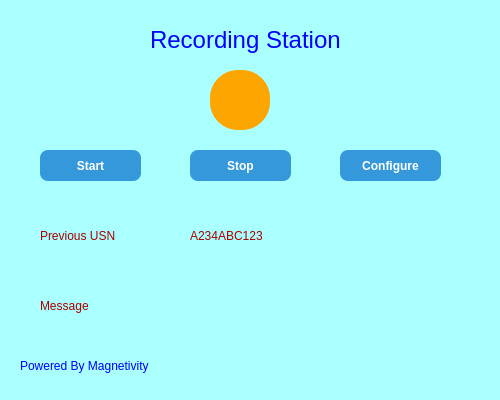
<?xml version="1.0" encoding="UTF-8"?>
<ui version="4.0">
 <class>Screencap</class>
 <widget class="QMainWindow" name="Screencap">
  <property name="geometry">
   <rect>
    <x>0</x>
    <y>0</y>
    <width>500</width>
    <height>400</height>
   </rect>
  </property>
  <property name="minimumSize">
   <size>
    <width>500</width>
    <height>400</height>
   </size>
  </property>
  <property name="maximumSize">
   <size>
    <width>500</width>
    <height>400</height>
   </size>
  </property>
  <property name="windowTitle">
   <string>Part Video Recording Station</string>
  </property>
  <property name="windowIcon">
   <iconset>
    <normaloff>resources/magnetivity_vLw_icon.ico</normaloff>resources/magnetivity_vLw_icon.ico</iconset>
  </property>
  <property name="styleSheet">
   <string notr="true">background-color: rgb(170, 255, 255);</string>
  </property>
  <widget class="QWidget" name="centralwidget">
   <widget class="QPushButton" name="BtnConfig">
    <property name="geometry">
     <rect>
      <x>340</x>
      <y>150</y>
      <width>101</width>
      <height>31</height>
     </rect>
    </property>
    <property name="styleSheet">
     <string notr="true">QPushButton {
    background-color: #3498db;
    color: white;
    border-radius: 8px;
    padding: 6px 12px;
    font-weight: bold;
}
QPushButton:hover {
    background-color: #2980b9;
}
QPushButton:pressed {
    background-color: #1c6690;
}
</string>
    </property>
    <property name="text">
     <string>Configure</string>
    </property>
   </widget>
   <widget class="QLabel" name="lblStation">
    <property name="geometry">
     <rect>
      <x>150</x>
      <y>20</y>
      <width>190</width>
      <height>40</height>
     </rect>
    </property>
    <property name="font">
     <font>
      <family>Segoe UI</family>
      <pointsize>18</pointsize>
      <italic>false</italic>
      <bold>false</bold>
     </font>
    </property>
    <property name="styleSheet">
     <string notr="true">font: 18pt &quot;Segoe UI&quot;;
color: rgb(0, 0, 255);</string>
    </property>
    <property name="text">
     <string>Recording Station</string>
    </property>
   </widget>
   <widget class="QPushButton" name="BtnStart">
    <property name="geometry">
     <rect>
      <x>40</x>
      <y>150</y>
      <width>101</width>
      <height>31</height>
     </rect>
    </property>
    <property name="styleSheet">
     <string notr="true">QPushButton {
    background-color: #3498db;
    color: white;
    border-radius: 8px;
    padding: 6px 12px;
    font-weight: bold;
}
QPushButton:hover {
    background-color: #2980b9;
}
QPushButton:pressed {
    background-color: #1c6690;
}
</string>
    </property>
    <property name="text">
     <string>Start</string>
    </property>
   </widget>
   <widget class="QPushButton" name="BtnStop">
    <property name="geometry">
     <rect>
      <x>190</x>
      <y>150</y>
      <width>101</width>
      <height>31</height>
     </rect>
    </property>
    <property name="styleSheet">
     <string notr="true">QPushButton {
    background-color: #3498db;
    color: white;
    border-radius: 8px;
    padding: 6px 12px;
    font-weight: bold;
}
QPushButton:hover {
    background-color: #2980b9;
}
QPushButton:pressed {
    background-color: #1c6690;
}
</string>
    </property>
    <property name="text">
     <string>Stop</string>
    </property>
   </widget>
   <widget class="QLabel" name="lblUSN">
    <property name="geometry">
     <rect>
      <x>40</x>
      <y>220</y>
      <width>121</width>
      <height>31</height>
     </rect>
    </property>
    <property name="styleSheet">
     <string notr="true">color: rgb(170, 0, 0);
font: 14pt &quot;Segoe UI&quot;;</string>
    </property>
    <property name="text">
     <string>Previous USN</string>
    </property>
   </widget>
   <widget class="QLabel" name="lblPow">
    <property name="geometry">
     <rect>
      <x>20</x>
      <y>350</y>
      <width>231</width>
      <height>31</height>
     </rect>
    </property>
    <property name="styleSheet">
     <string notr="true">color: rgb(0, 0, 255);
font: 11pt &quot;Segoe UI&quot;;</string>
    </property>
    <property name="text">
     <string>Powered By Magnetivity</string>
    </property>
   </widget>
   <widget class="QLabel" name="lblUSNText">
    <property name="geometry">
     <rect>
      <x>190</x>
      <y>220</y>
      <width>131</width>
      <height>31</height>
     </rect>
    </property>
    <property name="styleSheet">
     <string notr="true">font: 14pt &quot;Segoe UI&quot;;
color: rgb(170, 0, 0);</string>
    </property>
    <property name="text">
     <string>A234ABC123</string>
    </property>
   </widget>
   <widget class="QLabel" name="lblMessage">
    <property name="geometry">
     <rect>
      <x>40</x>
      <y>290</y>
      <width>401</width>
      <height>31</height>
     </rect>
    </property>
    <property name="styleSheet">
     <string notr="true">color: rgb(170, 0, 0);
font: 14pt &quot;Segoe UI&quot;;</string>
    </property>
    <property name="text">
     <string>Message</string>
    </property>
   </widget>
   <widget class="QLabel" name="led">
    <property name="geometry">
     <rect>
      <x>210</x>
      <y>70</y>
      <width>60</width>
      <height>60</height>
     </rect>
    </property>
    <property name="minimumSize">
     <size>
      <width>60</width>
      <height>60</height>
     </size>
    </property>
    <property name="maximumSize">
     <size>
      <width>60</width>
      <height>60</height>
     </size>
    </property>
    <property name="styleSheet">
     <string notr="true">QLabel {
    background-color: orange;
    border-radius: 28px;
}</string>
    </property>
   </widget>
  </widget>
 </widget>
 <resources/>
 <connections/>
</ui>
